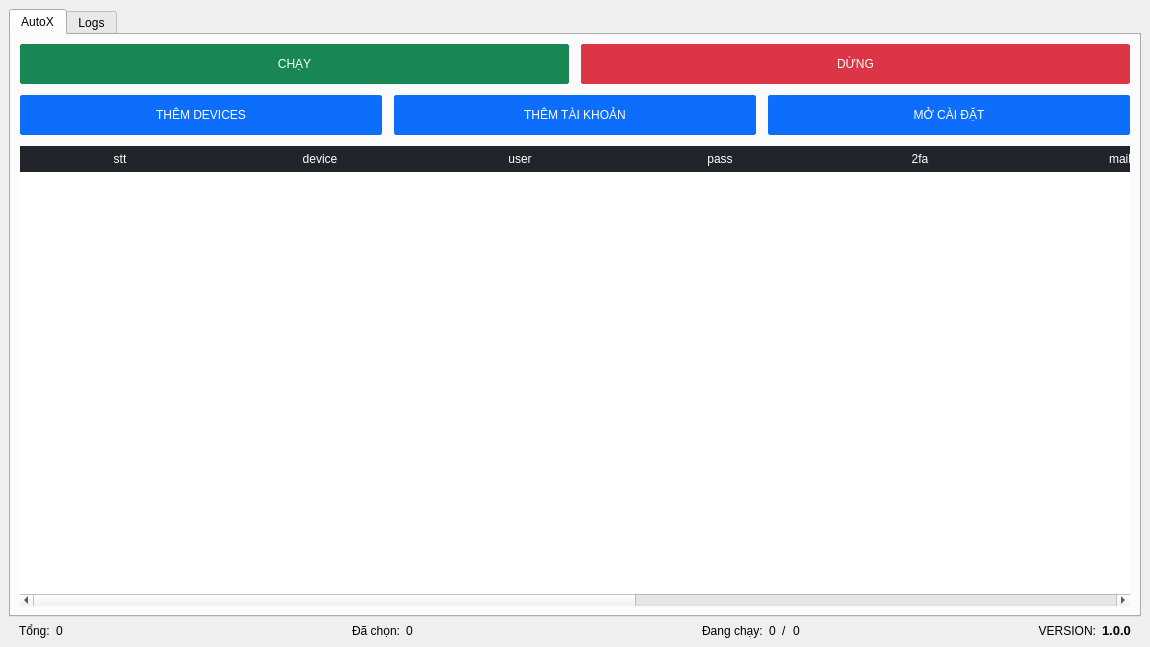
<?xml version="1.0" encoding="UTF-8"?>
<ui version="4.0">
 <author>N3ST</author>
 <class>MainWindow</class>
 <widget class="QMainWindow" name="MainWindow">
  <property name="geometry">
   <rect>
    <x>0</x>
    <y>0</y>
    <width>1150</width>
    <height>647</height>
   </rect>
  </property>
  <property name="windowTitle">
   <string>MainWindow</string>
  </property>
  <widget class="QWidget" name="centralwidget">
   <layout class="QVBoxLayout" name="verticalLayout_3">
    <item>
     <widget class="QTabWidget" name="tabs">
      <property name="currentIndex">
       <number>0</number>
      </property>
      <widget class="QWidget" name="tab_autox">
       <attribute name="title">
        <string>AutoX</string>
       </attribute>
       <layout class="QVBoxLayout" name="verticalLayout_2">
        <item>
         <layout class="QHBoxLayout" name="horizontalLayout_3">
          <property name="spacing">
           <number>12</number>
          </property>
          <property name="leftMargin">
           <number>0</number>
          </property>
          <property name="topMargin">
           <number>0</number>
          </property>
          <property name="rightMargin">
           <number>0</number>
          </property>
          <property name="bottomMargin">
           <number>5</number>
          </property>
          <item>
           <widget class="QPushButton" name="btn_start_all">
            <property name="enabled">
             <bool>true</bool>
            </property>
            <property name="minimumSize">
             <size>
              <width>0</width>
              <height>40</height>
             </size>
            </property>
            <property name="cursor">
             <cursorShape>PointingHandCursor</cursorShape>
            </property>
            <property name="styleSheet">
             <string notr="true">QPushButton {
	color: #fff;
	background-color: rgb(25, 135, 84);
	border: 1px solid rgb(25, 135, 84);
	border-radius: 2px;
	cursor: pointer;
}
QPushButton:hover{
	background-color: rgb(21, 113, 70);
	border: 1px solid rgb(21, 113, 70);
}

QPushButton:pressed {	
	padding-left: 2px;
	padding-top: 2px;
}

QPushButton:disabled{
	background-color: rgb(12, 101, 227);
}
</string>
            </property>
            <property name="text">
             <string>CHẠY</string>
            </property>
           </widget>
          </item>
          <item>
           <widget class="QPushButton" name="btn_stop_all">
            <property name="enabled">
             <bool>true</bool>
            </property>
            <property name="minimumSize">
             <size>
              <width>0</width>
              <height>40</height>
             </size>
            </property>
            <property name="cursor">
             <cursorShape>PointingHandCursor</cursorShape>
            </property>
            <property name="styleSheet">
             <string notr="true">QPushButton {
	color: #fff;
	background-color: #dc3545;
	border: 1px solid #dc3545;
	border-radius: 2px;
	cursor: pointer;
}
QPushButton:hover{
	background-color: #bb2d3b;
	border: 1px solid #bb2d3b;
}

QPushButton:pressed {	
	padding-left: 2px;
	padding-top: 2px;
}

QPushButton:disabled{
	
	background-color: rgb(197, 47, 62);
}
</string>
            </property>
            <property name="text">
             <string>DỪNG</string>
            </property>
           </widget>
          </item>
         </layout>
        </item>
        <item>
         <layout class="QHBoxLayout" name="horizontalLayout">
          <property name="spacing">
           <number>12</number>
          </property>
          <property name="leftMargin">
           <number>0</number>
          </property>
          <property name="topMargin">
           <number>0</number>
          </property>
          <property name="rightMargin">
           <number>0</number>
          </property>
          <property name="bottomMargin">
           <number>5</number>
          </property>
          <item>
           <widget class="QPushButton" name="btn_import_devices">
            <property name="enabled">
             <bool>true</bool>
            </property>
            <property name="minimumSize">
             <size>
              <width>0</width>
              <height>40</height>
             </size>
            </property>
            <property name="cursor">
             <cursorShape>PointingHandCursor</cursorShape>
            </property>
            <property name="styleSheet">
             <string notr="true">QPushButton {
	color: #fff;
	background-color: #0d6efd;
	border: 1px solid #0d6efd;
	border-radius: 2px;
	cursor: pointer;
}
QPushButton:hover{
	background-color: #0b5ed7;
	border: 1px solid #0b5ed7;
}

QPushButton:pressed {	
	padding-left: 2px;
	padding-top: 2px;
}

QPushButton:disabled{
	background-color: rgb(12, 101, 227);
}
</string>
            </property>
            <property name="text">
             <string>THÊM DEVICES</string>
            </property>
           </widget>
          </item>
          <item>
           <widget class="QPushButton" name="btn_import_accounts">
            <property name="enabled">
             <bool>true</bool>
            </property>
            <property name="minimumSize">
             <size>
              <width>0</width>
              <height>40</height>
             </size>
            </property>
            <property name="cursor">
             <cursorShape>PointingHandCursor</cursorShape>
            </property>
            <property name="styleSheet">
             <string notr="true">QPushButton {
	color: #fff;
	background-color: #0d6efd;
	border: 1px solid #0d6efd;
	border-radius: 2px;
	cursor: pointer;
}
QPushButton:hover{
	background-color: #0b5ed7;
	border: 1px solid #0b5ed7;
}

QPushButton:pressed {	
	padding-left: 2px;
	padding-top: 2px;
}

QPushButton:disabled{
	background-color: rgb(12, 101, 227);
}
</string>
            </property>
            <property name="text">
             <string>THÊM TÀI KHOẢN</string>
            </property>
           </widget>
          </item>
          <item>
           <widget class="QPushButton" name="btn_open_setting">
            <property name="enabled">
             <bool>true</bool>
            </property>
            <property name="minimumSize">
             <size>
              <width>0</width>
              <height>40</height>
             </size>
            </property>
            <property name="cursor">
             <cursorShape>PointingHandCursor</cursorShape>
            </property>
            <property name="styleSheet">
             <string notr="true">QPushButton {
	color: #fff;
	background-color: #0d6efd;
	border: 1px solid #0d6efd;
	border-radius: 2px;
	cursor: pointer;
}
QPushButton:hover{
	background-color: #0b5ed7;
	border: 1px solid #0b5ed7;
}

QPushButton:pressed {	
	padding-left: 2px;
	padding-top: 2px;
}

QPushButton:disabled{
	background-color: rgb(12, 101, 227);
}
</string>
            </property>
            <property name="text">
             <string>MỞ CÀI ĐẶT</string>
            </property>
           </widget>
          </item>
         </layout>
        </item>
        <item>
         <widget class="QTableWidget" name="tb_accounts">
          <property name="styleSheet">
           <string notr="true">QHeaderView::section:horizontal
{
    border: 1px solid rgb(33, 37, 43);
	padding: 3px;
	background-color: rgb(33, 37, 43);
	color: #fff;
}
QScrollBar:horizontal {
    height: 12px;
}</string>
          </property>
          <property name="frameShape">
           <enum>QFrame::NoFrame</enum>
          </property>
          <property name="frameShadow">
           <enum>QFrame::Sunken</enum>
          </property>
          <property name="lineWidth">
           <number>1</number>
          </property>
          <property name="horizontalScrollBarPolicy">
           <enum>Qt::ScrollBarAsNeeded</enum>
          </property>
          <property name="selectionBehavior">
           <enum>QAbstractItemView::SelectRows</enum>
          </property>
          <property name="showGrid">
           <bool>true</bool>
          </property>
          <property name="gridStyle">
           <enum>Qt::SolidLine</enum>
          </property>
          <property name="sortingEnabled">
           <bool>true</bool>
          </property>
          <property name="wordWrap">
           <bool>true</bool>
          </property>
          <property name="cornerButtonEnabled">
           <bool>true</bool>
          </property>
          <property name="rowCount">
           <number>0</number>
          </property>
          <attribute name="horizontalHeaderCascadingSectionResizes">
           <bool>true</bool>
          </attribute>
          <attribute name="horizontalHeaderMinimumSectionSize">
           <number>54</number>
          </attribute>
          <attribute name="horizontalHeaderDefaultSectionSize">
           <number>200</number>
          </attribute>
          <attribute name="horizontalHeaderShowSortIndicator" stdset="0">
           <bool>true</bool>
          </attribute>
          <attribute name="horizontalHeaderStretchLastSection">
           <bool>true</bool>
          </attribute>
          <attribute name="verticalHeaderVisible">
           <bool>false</bool>
          </attribute>
          <attribute name="verticalHeaderCascadingSectionResizes">
           <bool>false</bool>
          </attribute>
          <attribute name="verticalHeaderShowSortIndicator" stdset="0">
           <bool>false</bool>
          </attribute>
          <attribute name="verticalHeaderStretchLastSection">
           <bool>true</bool>
          </attribute>
          <column>
           <property name="text">
            <string>stt</string>
           </property>
          </column>
          <column>
           <property name="text">
            <string>device</string>
           </property>
          </column>
          <column>
           <property name="text">
            <string>user</string>
           </property>
          </column>
          <column>
           <property name="text">
            <string>pass</string>
           </property>
          </column>
          <column>
           <property name="text">
            <string>2fa</string>
           </property>
          </column>
          <column>
           <property name="text">
            <string>mail</string>
           </property>
          </column>
          <column>
           <property name="text">
            <string>pass mail</string>
           </property>
          </column>
          <column>
           <property name="text">
            <string>proxy</string>
           </property>
          </column>
          <column>
           <property name="text">
            <string>tiến trình</string>
           </property>
          </column>
         </widget>
        </item>
       </layout>
      </widget>
      <widget class="QWidget" name="tab_logs">
       <attribute name="title">
        <string>Logs</string>
       </attribute>
       <layout class="QHBoxLayout" name="horizontalLayout_5">
        <item>
         <widget class="QPlainTextEdit" name="txt_logs">
          <property name="readOnly">
           <bool>true</bool>
          </property>
         </widget>
        </item>
       </layout>
      </widget>
     </widget>
    </item>
    <item>
     <layout class="QHBoxLayout" name="horizontalLayout_4">
      <property name="leftMargin">
       <number>10</number>
      </property>
      <property name="topMargin">
       <number>0</number>
      </property>
      <property name="rightMargin">
       <number>10</number>
      </property>
      <item>
       <widget class="QLabel" name="label_2">
        <property name="sizePolicy">
         <sizepolicy hsizetype="Fixed" vsizetype="Preferred">
          <horstretch>0</horstretch>
          <verstretch>0</verstretch>
         </sizepolicy>
        </property>
        <property name="text">
         <string>Tổng:</string>
        </property>
       </widget>
      </item>
      <item>
       <widget class="QLabel" name="txt_total_count">
        <property name="text">
         <string>0</string>
        </property>
       </widget>
      </item>
      <item>
       <widget class="QLabel" name="label_3">
        <property name="sizePolicy">
         <sizepolicy hsizetype="Fixed" vsizetype="Preferred">
          <horstretch>0</horstretch>
          <verstretch>0</verstretch>
         </sizepolicy>
        </property>
        <property name="text">
         <string>Đã chọn:</string>
        </property>
       </widget>
      </item>
      <item>
       <widget class="QLabel" name="txt_selected_count">
        <property name="text">
         <string>0</string>
        </property>
       </widget>
      </item>
      <item>
       <widget class="QLabel" name="label_4">
        <property name="sizePolicy">
         <sizepolicy hsizetype="Fixed" vsizetype="Preferred">
          <horstretch>0</horstretch>
          <verstretch>0</verstretch>
         </sizepolicy>
        </property>
        <property name="text">
         <string>Đang chạy:</string>
        </property>
       </widget>
      </item>
      <item>
       <widget class="QLabel" name="txt_running_count">
        <property name="sizePolicy">
         <sizepolicy hsizetype="Fixed" vsizetype="Preferred">
          <horstretch>0</horstretch>
          <verstretch>0</verstretch>
         </sizepolicy>
        </property>
        <property name="text">
         <string>0</string>
        </property>
       </widget>
      </item>
      <item>
       <widget class="QLabel" name="label_10">
        <property name="sizePolicy">
         <sizepolicy hsizetype="Fixed" vsizetype="Preferred">
          <horstretch>0</horstretch>
          <verstretch>0</verstretch>
         </sizepolicy>
        </property>
        <property name="text">
         <string>/</string>
        </property>
       </widget>
      </item>
      <item>
       <widget class="QLabel" name="txt_total_running_count">
        <property name="sizePolicy">
         <sizepolicy hsizetype="Fixed" vsizetype="Preferred">
          <horstretch>0</horstretch>
          <verstretch>0</verstretch>
         </sizepolicy>
        </property>
        <property name="text">
         <string>0</string>
        </property>
       </widget>
      </item>
      <item>
       <widget class="QLabel" name="label_5">
        <property name="sizePolicy">
         <sizepolicy hsizetype="Preferred" vsizetype="Preferred">
          <horstretch>0</horstretch>
          <verstretch>0</verstretch>
         </sizepolicy>
        </property>
        <property name="text">
         <string>VERSION:</string>
        </property>
        <property name="alignment">
         <set>Qt::AlignRight|Qt::AlignTrailing|Qt::AlignVCenter</set>
        </property>
       </widget>
      </item>
      <item>
       <widget class="QLabel" name="txt_version">
        <property name="sizePolicy">
         <sizepolicy hsizetype="Fixed" vsizetype="Preferred">
          <horstretch>0</horstretch>
          <verstretch>0</verstretch>
         </sizepolicy>
        </property>
        <property name="font">
         <font>
          <pointsize>10</pointsize>
          <weight>75</weight>
          <bold>true</bold>
         </font>
        </property>
        <property name="text">
         <string>1.0.0</string>
        </property>
       </widget>
      </item>
     </layout>
    </item>
   </layout>
  </widget>
 </widget>
 <resources>
  <include location="resources.qrc"/>
 </resources>
 <connections/>
</ui>
